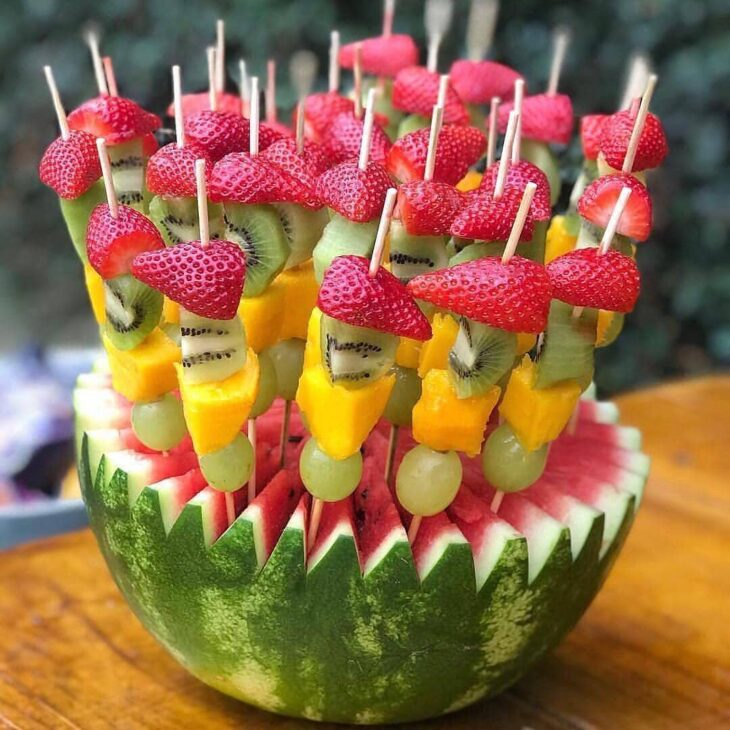
#> input picture assets/other/detect-line/mesa-de-frutas.bmp, 730 x 730 px, found by its file name
$ python example.py
#> lines starting #> are read from the running program, lines starting #| are printed output that depends on the picture; after the words box and inside, x2 and y2 are one past the last pixel; in counts of white or black regions, pixels touching at a corner belong together
import cv2
import numpy as np

# Carregar a imagem
img = cv2.imread('./assets/other/detect-line/mesa-de-frutas.bmp', cv2.IMREAD_GRAYSCALE)
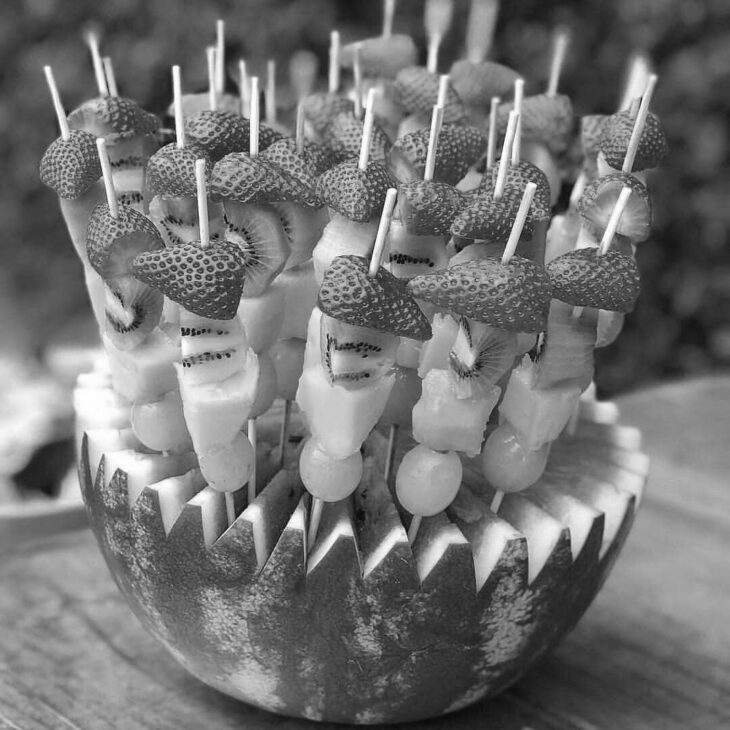
#> img: shape (730, 730); min 5, max 255, mean 114.9

# Aplicar suavização para reduzir ruídos
blur = cv2.GaussianBlur(img, (5, 5), 0)

# Aplicar a detecção de bordas (opcional, para melhorar a detecção de linhas)
edges = cv2.Canny(blur, 50, 150)
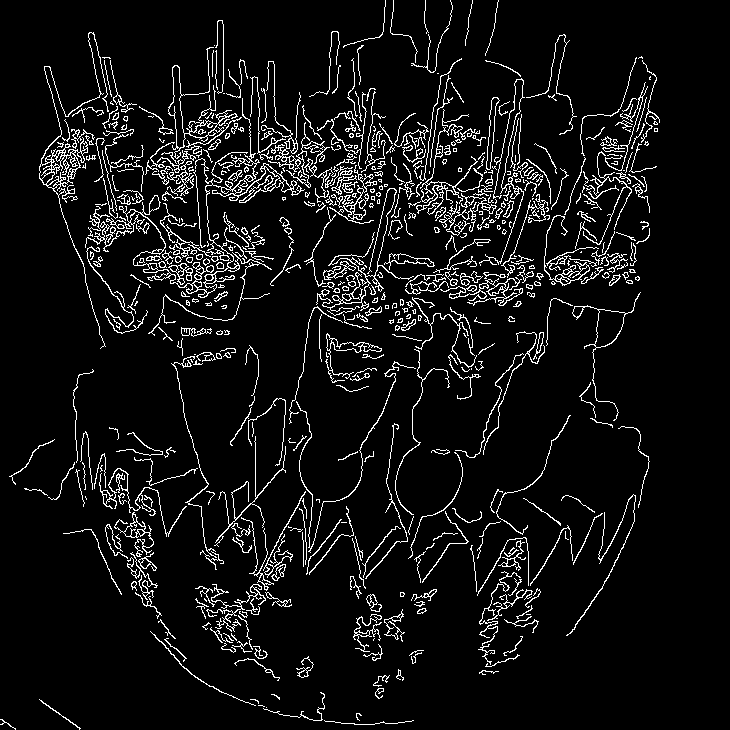
#> edges: shape (730, 730); 7.1% white in thin lines or dots

# Aplicar a transformada de Hough para linhas
lines = cv2.HoughLinesP(edges, 1, np.pi/180, threshold=10, minLineLength=50, maxLineGap=10)
#> lines = 239 rows, first 6: [597, 166, 655, 114], [578, 177, 642, 170], [395, 277, 534, 296], [182, 184, 301, 188], [202, 111, 314, 163], [557, 256, 631, 280]

# Desenhar as linhas na imagem
for line in lines:
    x1, y1, x2, y2 = line[0]
    cv2.line(img, (x1, y1), (x2, y2), (0, 255, 0), 2)
#> this loop made 239 passes
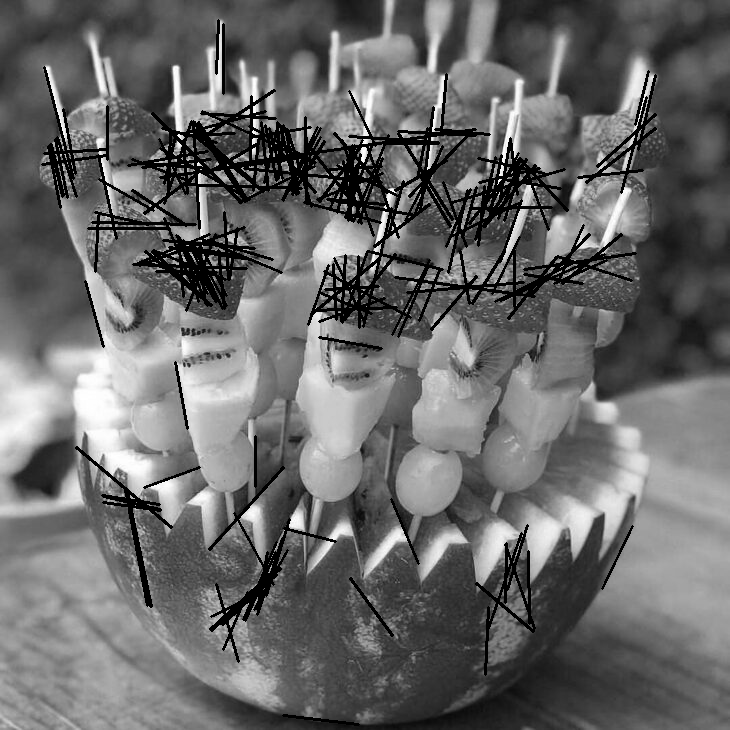
#> img: shape (730, 730); 7.6% of pixels changed, all inside (x1, y1, x2, y2) = (41, 19, 657, 726)

# Mostrar a imagem com as linhas detectadas
cv2.imshow('Imagem com Linhas', img)
cv2.waitKey(0)
cv2.destroyAllWindows()
